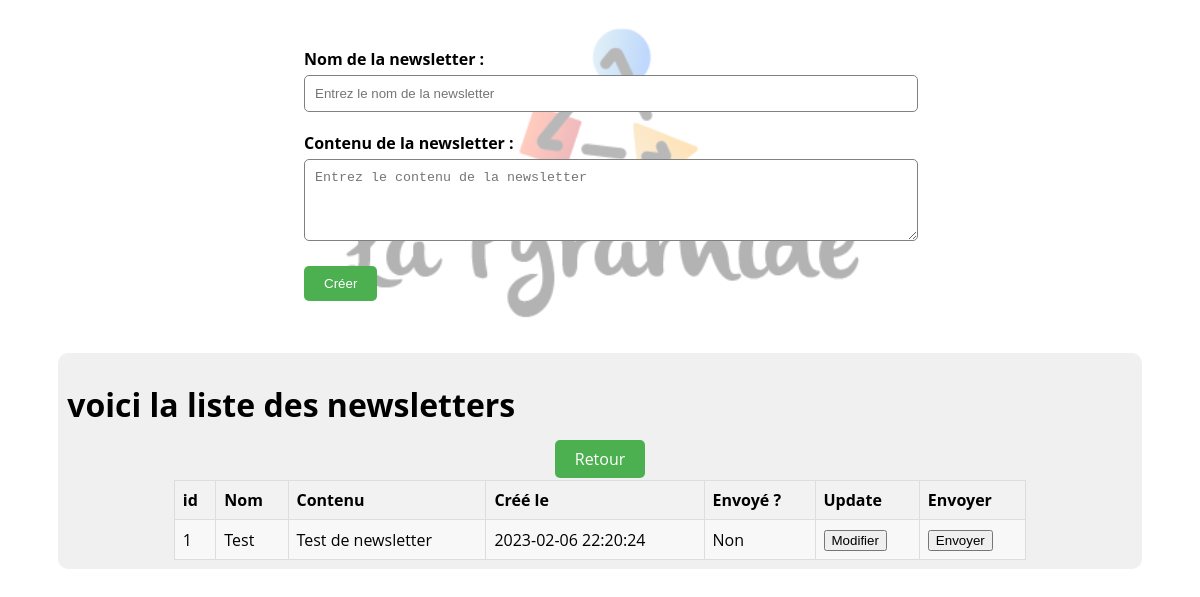
Page /form_newsletter.php on the committed database.
### tables this page shows
CREATE TABLE IF NOT EXISTS `newsletters` (
  `id` int(11) NOT NULL AUTO_INCREMENT,
  `nom` varchar(255) NOT NULL,
  `content` text NOT NULL,
  `created_at` datetime NOT NULL,
  `is_sent` tinyint(1) NOT NULL,
  PRIMARY KEY (`id`)
);

### public/fonction.php (called while the page is built, shortened)
<?php
require_once 'connexion_bd.php';
function afficheNewsletters() {
    global $pdo;
    $query = 'SELECT * FROM newsletters';
    $prep = $pdo->prepare($query);
    if ($prep->execute()) {
        return $prep->fetchAll();
    }
    return false;
}

### public/form_newsletter.php (the view, shortened to what this page needs)
<!DOCTYPE html>
<html lang="fr">
<head class="tete">
    <?php
    require_once 'fonction.php';
    $newsletters = afficheNewsletters();
    ?>
</head>
<body>
    <form class="formulaire" action="index.php" method="post">
        <div class="form-group">
            <label class="ecrit" for="nom">Nom de la newsletter :</label>
            <input type="text" class="objet" id="nom" placeholder="Entrez le nom de la newsletter" name="nom" required>
        </div>
        <div class="form-group">
            <label class="ecrit" for="content">Contenu de la newsletter :</label>
            <textarea class="objet" id="content" rows="4" placeholder="Entrez le contenu de la newsletter"
                name="content" required></textarea>
        </div>
        <input type="submit" name="news" value="Créer" class="bout">
    </form>
    <div class="container">
        <table class="table table-bordered table-dark">
            <h1>
                <?php echo $_SESSION['prenom'] ?> voici la liste des newsletters
            </h1>
            <div style="text-align: center; margin-top: 10px;">
                <a href="index.php" class="btn btn-primary">Retour</a>
            </div>
            <tr>
                <th>id</th>
                <th>Nom</th>
                <th>Contenu</th>
                <th>Créé le</th>
                <th>Envoyé ?</th>
                <th>Update</th>
                <th>Envoyer</th>
            </tr>
            <?php foreach ($newsletters as $newsl): ?>
                <tr>
                    <td>
                        <?php echo $newsl->id ?>
                    </td>
                    <td>
                        <?php echo $newsl->nom ?>
                    </td>
                    <td>
                        <?php echo $newsl->content ?>
                    </td>
                    <td>
                        <?php echo $newsl->created_at ?>
                    </td>
                    <td>
                        <?php if ($newsl->is_sent == 0) {
                            echo "Non";
                        } else {
                            echo "Oui";
                        } ?>
                    </td>
                    <td>
                        <a href="updateNewsletters.php?id=<?php echo $newsl->id ?>"><button
                                type="button">Modifier</button></a>
                    </td>
                    <td>
                        <a href="envoieNews.php?id=<?php echo $newsl->id ?>"><button type="button">Envoyer</button></a>
                    </td>
                </tr>
            <?php endforeach ?>
        </table>
    </div>
</body>
</html>

### public/form_newsletter.php (style rules this page uses)
body { font-family: 'Open Sans', sans-serif; background-image: url('assets/images/img/DJI_0007.JPG'); background-size: cover; background-repeat: no-repeat; backdrop-filter: blur(0px); }
table { border-collapse: collapse; width: 80%; margin: 0 auto; margin-top: 1%; }
th, td { border: 1px solid #ddd; padding: 8px; text-align: left; }
th { background-color: #f2f2f2; font-weight: bold; }
tr:nth-child(even) { background-color: #f8f8f8; }
.table { border-radius: 10px; }
.btn { padding: 8px 20px; border-radius: 5px; text-decoration: none; color: #fff; }
.btn-primary { background-color: #4CAF50; }
.formulaire { background-color: #F0F0F0; width: 50%; margin: 0 auto; border-radius: 10px; padding: 40px; background-color: rgba(255, 255, 255, 0.7); background-image: url('assets/images/img/logo.png'); background-size: 100%; background-repeat: no-repeat; background-position: center; background-blend-mode: screen; }
.form-group { margin-bottom: 20px; }
.ecrit { font-weight: bold; margin-bottom: 5px; display: block; }
.objet { width: 100%; padding: 10px; border-radius: 5px; border: 1px solid gray; }
.bout { background-color: #4CAF50; color: white; padding: 10px 20px; border-radius: 5px; border: none; cursor: pointer; }
.container { background-color: #F0F0F0; width: 90%; height: 10%; margin: 0 auto; margin-top: 1%; border-radius: 10px; padding: 9px; }

### rows in the picture
newsletters: id "1", nom "Test", content "Test de newsletter", created_at "2023-02-06 22:20:24", is_sent "Non"
